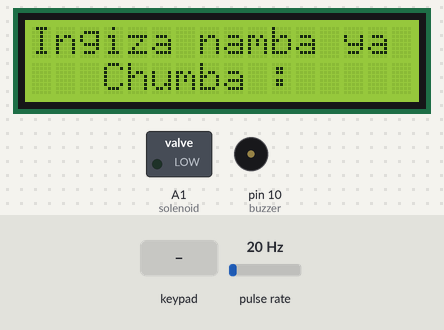
A sketch run on a simulated Arduino Uno, built with avr-gcc and run on an emulated ATmega328P. Parts: 16×2 character LCD, switched loads named in the sketch (green lamp = pin HIGH), buzzer (waves = sounding, pin HIGH). Wiring (inferred from the names in the program): pulse sensor: data pin 2. The inputs (shaded band) are chosen by the test bench; at power-on: pulse rate 20 Hz. The modem accepts every AT command (registered, SIM ready, sends succeed) and sends nothing else; what the sketch prints to the serial monitor is not drawn.

Above: at 9.9 s.
10.0 s: key '#' pressed
At 12.8 s:
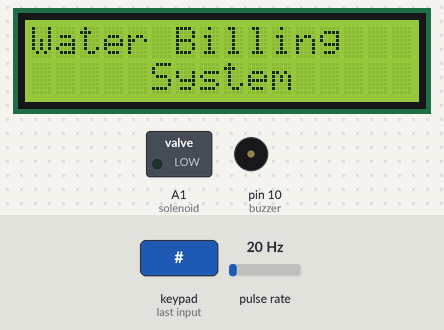
13.0 s: keypad keys 2 0 0 # pressed 0.4 s apart
At 15.4 s:
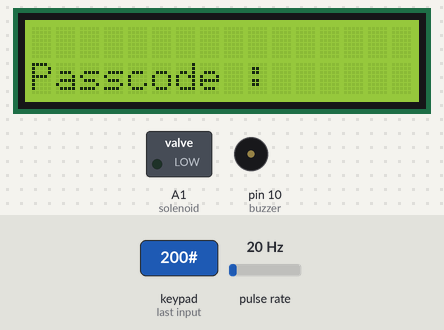
16.1 s: keypad keys 2 0 4 # pressed 0.4 s apart
At 18.4 s:
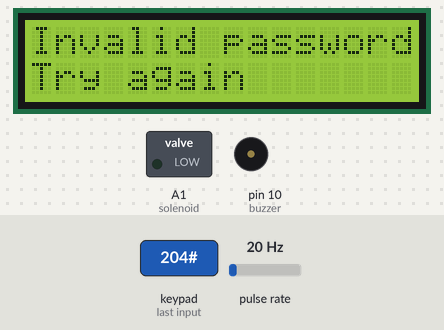
20.7 s: key 'A' pressed
At 22.0 s:
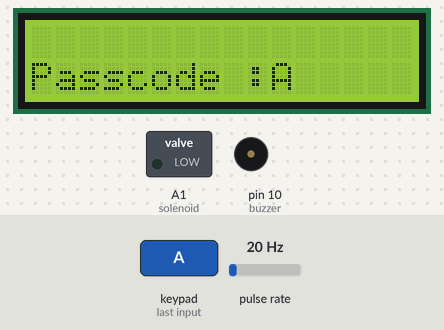
22.3 s: key 'B' pressed
At 22.6 s:
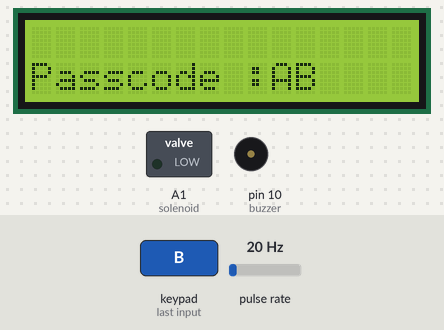
23.8 s: keypad keys 2 0 0 A pressed 0.4 s apart
At 25.6 s:
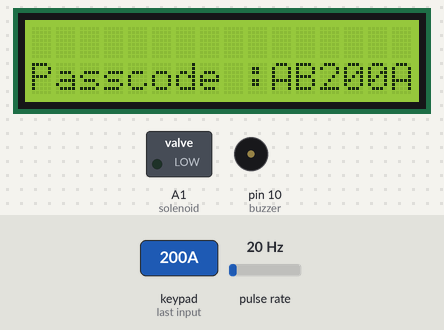
Timing chart, 0 to 27.1 s (numbered marks = the images above; inputs shaded):
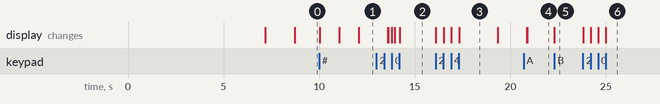

Measured:
- after the input at 10.0 s, the display: first changes at once (image 1 shows a later state)
- after the input at 13.0 s, the display: first differs from a run without the input after 0.62 s (image 2 shows a later state)
- after the input at 16.1 s, the display: first changes at once (image 3 shows a later state)
- after the input at 20.7 s, the display: first differs from a run without the input after 0.19 s (image 4)
- after the input at 22.3 s, the display: changes at once (image 5)
- after the input at 23.8 s, the display: first changes at once (image 6 shows a later state)
- what the display in image 3 shows lasts 2.1 s, from 17.3 s to 19.4 s

The sketch:

smar_water_distro.ino
```cpp
#include<LiquidCrystal_I2C.h>
#include <Keypad.h>
#include <SoftwareSerial.h>

SoftwareSerial mySerial(A3, A2);

//__________________________Water flow sensor Variables ___________________________
byte sensorInterrupt = 0;
byte sensorPin       = 2;
float calibrationFactor = 4.5;
volatile byte pulseCount;
float flowRate;
unsigned int flowMilliLitres;
unsigned long totalMilliLitres;
unsigned long oldTime;

//__________________________Pump filling Mechanism __________________________________
bool fill_state = true;
int count_litres = 0;
int buzzer = 10;
int solenoid = A1;

//__________________________Users Management system _________________________________

String password = "";
String Room_number = "";
int program_stage = 0;

/*
 1 --> for room number
 2---> for password
 *---->Starting and stopping
 #---->Sending & excuting cmd
 C---->Clar
 */

String Rooms[4] = {"200", "204", "208", "309"};
String Wapangaji[4]= {"Halifa", "Kareem", "Keneth", "Miriam"};
String Rooms_passcode[4] = {"1111", "2000", "2222", "1234"};
int Litre_used[4]= {0, 0, 0, 0};
int price_per_litre = 3;

class Mpangaji{

    public:
          String password="";
          int Litre_used=0;
          int Room_number=0;

    int get_index(String Room_no){
          for (int mpangaji = 0; sizeof(Rooms_passcode)/sizeof(Rooms_passcode[0]); mpangaji++){
              if (Rooms[mpangaji] == Room_no){
                return mpangaji;
              }
             continue;
          }
    }

   int get_litre_used(){
        int index = get_index(this->password);
        return this->Litre_used;
   }

   String get_room_number(){
        int index = get_index(this->password);
        return Rooms[index];
   }

}Jumanji;
// _________________________end of user Management Class _____________


//__________________________Configuring Lcd using I2C ________________
LiquidCrystal_I2C Lcd(0x3F, 16, 2);


//__________________________configuring Keypad________________________
const byte ROWS = 4;
const byte COLS = 4;
char keys[ROWS][COLS] = {
    {'1','2','3','A'},
    {'4','5','6','B'},
    {'7','8','9','C'},
    {'*','0','#','D'}
};

byte rowPins[ROWS] = {9, 8, 7, 6};
byte colPins[COLS] = {5, 4, 3, 11};
Keypad keypad = Keypad( makeKeymap(keys), rowPins, colPins, ROWS, COLS );
//__________________________end configuring keypad ________________________


void SendMessage(String message)
{
  mySerial.println();
  mySerial.println("AT+CMGF=1");    //Sets the GSM Module in Text Mode
  delay(1000);  // Delay of 1000 milli seconds or 1 second
  mySerial.println("AT+CMGS=\"+255672056928\"\r"); // Replace x with mobile number
  delay(1000);
  mySerial.println(message);// The SMS text you want to send
  delay(100);
   mySerial.println((char)26);// ASCII code of CTRL+Z
  delay(1000);
  mySerial.println();
  delay(4000);
}


void setup(){
    pinMode(buzzer, OUTPUT);
    pinMode(solenoid, OUTPUT);
    mySerial.begin(115200);
    Serial.begin(9600);
    SendMessage("Customer activen  ");
    Lcd.init();
    Lcd.backlight();
    render_initial_menu();
    keypad.addEventListener(keypadEvent);
    Serial.println("Setup completed");

    //_________Water flow sensor configuration______________
    pinMode(sensorPin, INPUT);
    digitalWrite(sensorPin, HIGH);
    pulseCount        = 0;
    flowRate          = 0.0;
    flowMilliLitres   = 0;
    totalMilliLitres  = 0;
    oldTime           = 0;
    attachInterrupt(sensorInterrupt, pulseCounter, FALLING);
}

void loop(){
          keypad.getKey();
}


void render_initial_menu(){
    Lcd.clear();
    Lcd.setCursor(0,0);
    Lcd.print("Water Billing");
    Lcd.setCursor(5, 1);
    Lcd.print("System");
    delay(1500);
    Lcd.clear();
    Lcd.setCursor(0, 0);
    Lcd.print("Ingiza namba ya ");
    Lcd.setCursor(3, 1);
    Lcd.print("Chumba : ");
    Lcd.setCursor(12, 1);

      pulseCount        = 0;
    flowRate          = 0.0;
    flowMilliLitres   = 0;
    totalMilliLitres  = 0;
    oldTime           = 0;
  }


void keypadEvent(KeypadEvent key){
    switch (keypad.getState()){
    case PRESSED:
                if(key == 'C'){
                      if (program_stage == 0){
                              Room_number = "";
                              render_initial_menu();
                      }

                      else if (program_stage == 1){
                              password = "";
                              render_password_menu();
                      }
                }

                else if (key == '#'){
                    if (program_stage == 0){
                          Serial.println("Excuting stage 1");
                          Serial.println(Room_number);
                          handle_stage_1(Room_number);
                    }

                    else if (program_stage == 1){
                          Serial.println("Excuting stage 2");
                          Serial.println(password);
                          handle_stage_2(password);
                    }

                    else if (program_stage == 2){
                        Serial.println("Sending notification");
                        String Name = Wapangaji[Jumanji.get_index(Room_number)];
                        String notification_1 = "Name :"+Name;
                        String notification_2 = "Litre used : "+ String(count_litres);
                        String notification_3 = "Price : "+ String(count_litres * price_per_litre) + " TSh";
                        String sms = "Name : "+Name+"\n"+notification_2+"\n"+notification_3;
                        send_notification(notification_2, notification_3);
                        SendMessage(sms);
                        delay(2000);


                    }
                }

                else if (key == '*'){
                         if (program_stage == 2 ){
                              if (fill_state == true){
                                  Serial.println("Excuting stage 3");
                                  fill_state = false;
                                  digitalWrite(solenoid, 1);
                                  render_counting_Litres();
                              }
                              else{
                                  Serial.println("breaking the loop");
                                  fill_state = true;
                                  digitalWrite(solenoid , 0);
                              }
                         }
                }

                else{
                      Lcd.print(key);
                      if (program_stage == 0){
                            Room_number+=key;
                      }

                      else if (program_stage == 1 ){
                            password+=key;
                      }

                      else if (program_stage == 2){

                      }

                      else{

                      }
                }
        break;

    case RELEASED:
        break;

    case HOLD:
        break;
    }
}


void handle_stage_1(String Room_no){
      bool exist = false;
      for (int room = 0; room<sizeof(Rooms)/sizeof(Rooms[0]); room ++){
            if (Rooms[room] == Room_no){
                  Serial.println("Room exist");
                  exist = true;
                  render_password_menu();
            }
      }

      if (!exist){
            Serial.println("Invalid room number");
            reset_room_no();
      }

}

void handle_stage_2(String pass_word){
  bool verified = false;
  int index = Jumanji.get_index(Room_number);
  if (Rooms_passcode[index] == pass_word){
      Serial.println("valid password");
      draw_water_menu();


  }
  else{
    Serial.println("Invalid passcode");
    reset_password_menu();
  }
}

void send_notification(String notify_1, String notify_2){
      Lcd.clear();
      Lcd.setCursor(0, 0);
      Lcd.print(notify_1);
      Lcd.setCursor(0, 1);
      Lcd.print(notify_2);
      delay(1500);
      digitalWrite(buzzer,1);
      Lcd.clear();
      Lcd.setCursor(0, 1);
      Lcd.print("Sending ... ");
      delay(1500);
      digitalWrite(buzzer, 0);
      Room_number = "";
      password = "";
      program_stage = 0;
      count_litres = 0;
      render_initial_menu();
}


void reset_room_no(){
  Lcd.clear();
  Lcd.setCursor(0, 0);
  Lcd.print("Room Doesn't");
  Lcd.setCursor(0, 1);
  Lcd.print("Exist");
  delay(1000);
  Lcd.clear();
  Lcd.setCursor(0, 0);
  Lcd.print("System rebooting");
  delay(1000);
  Room_number = "";
  render_initial_menu();
}

void reset_password_menu(){
  Lcd.clear();
  Lcd.setCursor(0,0);
  Lcd.print("Invalid password");
  Lcd.setCursor(0,1);
  Lcd.print("Try again");
  delay(2000);
  Lcd.clear();
  Lcd.setCursor(0,0);
  Lcd.print("Rebooting password");
  Lcd.setCursor(8, 1);
  Lcd.print("Menu");
  delay(1500);
  password = "";
  render_password_menu();
}

void draw_water_menu(){
     Lcd.clear();
     Lcd.setCursor(0,0);
     Lcd.print("You're verified");
     delay(1000);
     Lcd.clear();
     Lcd.setCursor(0,0);
     Lcd.print("Press * to fill");
     Lcd.setCursor(0, 1);
     Lcd.print("Same key to stop");
     program_stage = 2;
}

void filling_text(){
      Lcd.clear();
      Lcd.setCursor(0,0);
      Lcd.print("Filling ");
      Lcd.setCursor(0, 1);
      Lcd.print("Litres: ");
}
void render_counting_Litres(){
      if (count_litres==0) filling_text();
      while (1 == 1){
            if((millis() - oldTime) > 1000){
                detachInterrupt(sensorInterrupt);
                flowRate = ((1000.0 / (millis() - oldTime)) * pulseCount) / calibrationFactor;
                oldTime = millis();
                flowMilliLitres = (flowRate / 60) * 1000;
                totalMilliLitres += flowMilliLitres;
                unsigned int frac;
                Serial.print("Output: ");
                Serial.print(totalMilliLitres/1000);
                Serial.println("L");
                pulseCount = 0;
                attachInterrupt(sensorInterrupt, pulseCounter, FALLING);
                Lcd.print(totalMilliLitres/1000);
                Lcd.setCursor(10,1);
                char closed_key = keypad.getKey();
                if (closed_key == '*'){
                    Serial.println("water filled");
                    count_litres = totalMilliLitres/1000;
                    Serial.println(count_litres);
                    break;
                }
                delay(100);
      }}

      Serial.println("Done");
}

void render_password_menu(){
      program_stage = 1;
      Lcd.clear();
      Lcd.setCursor(0, 1);
      Lcd.print("Passcode : ");
      Lcd.setCursor(10, 1);
}


void pulseCounter(){
  pulseCount++;
}
```
